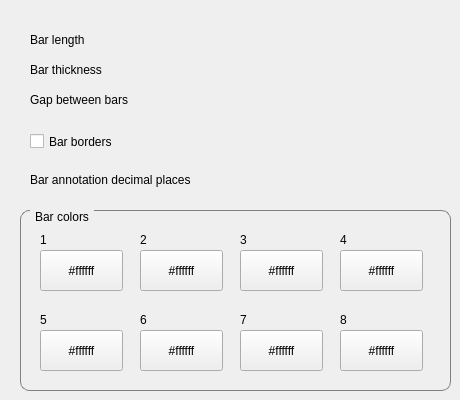
   <widget class="QWidget" name="bar_charts_tab">
    <attribute name="title">
     <string>Bar Charts</string>
    </attribute>
    <widget class="SettingsSlider" name="bar_chart_bar_length_slider" native="true">
     <property name="geometry">
      <rect>
       <x>160</x>
       <y>20</y>
       <width>200</width>
       <height>41</height>
      </rect>
     </property>
    </widget>
    <widget class="QLabel" name="label_37">
     <property name="geometry">
      <rect>
       <x>30</x>
       <y>30</y>
       <width>81</width>
       <height>20</height>
      </rect>
     </property>
     <property name="text">
      <string>Bar length</string>
     </property>
    </widget>
    <widget class="QLabel" name="label_39">
     <property name="geometry">
      <rect>
       <x>30</x>
       <y>60</y>
       <width>101</width>
       <height>20</height>
      </rect>
     </property>
     <property name="text">
      <string>Bar thickness</string>
     </property>
    </widget>
    <widget class="SettingsSlider" name="bar_chart_bar_thickness_slider" native="true">
     <property name="geometry">
      <rect>
       <x>160</x>
       <y>50</y>
       <width>200</width>
       <height>41</height>
      </rect>
     </property>
    </widget>
    <widget class="SettingsSlider" name="bar_chart_bar_gap_slider" native="true">
     <property name="geometry">
      <rect>
       <x>160</x>
       <y>80</y>
       <width>200</width>
       <height>41</height>
      </rect>
     </property>
    </widget>
    <widget class="QLabel" name="label_55">
     <property name="geometry">
      <rect>
       <x>30</x>
       <y>90</y>
       <width>131</width>
       <height>20</height>
      </rect>
     </property>
     <property name="text">
      <string>Gap between bars</string>
     </property>
    </widget>
    <widget class="QCheckBox" name="bar_chart_bar_use_border_cb">
     <property name="geometry">
      <rect>
       <x>30</x>
       <y>130</y>
       <width>111</width>
       <height>23</height>
      </rect>
     </property>
     <property name="text">
      <string>Bar borders</string>
     </property>
    </widget>
    <widget class="QGroupBox" name="groupBox_17">
     <property name="geometry">
      <rect>
       <x>20</x>
       <y>210</y>
       <width>431</width>
       <height>181</height>
      </rect>
     </property>
     <property name="styleSheet">
      <string notr="true">QGroupBox {
    border: 1px solid gray;
    border-radius: 9px;
    margin-top: 0.5em;
}

QGroupBox::title {
    subcontrol-origin: margin;
    left: 10px;
    padding: 0 3px 0 3px;
}</string>
     </property>
     <property name="title">
      <string>Bar colors</string>
     </property>
     <widget class="QPushButton" name="bar_chart_bar_color3_pb">
      <property name="geometry">
       <rect>
        <x>220</x>
        <y>40</y>
        <width>83</width>
        <height>41</height>
       </rect>
      </property>
      <property name="text">
       <string>#ffffff</string>
      </property>
     </widget>
     <widget class="QPushButton" name="bar_chart_bar_color2_pb">
      <property name="geometry">
       <rect>
        <x>120</x>
        <y>40</y>
        <width>83</width>
        <height>41</height>
       </rect>
      </property>
      <property name="text">
       <string>#ffffff</string>
      </property>
     </widget>
     <widget class="QPushButton" name="bar_chart_bar_color1_pb">
      <property name="geometry">
       <rect>
        <x>20</x>
        <y>40</y>
        <width>83</width>
        <height>41</height>
       </rect>
      </property>
      <property name="text">
       <string>#ffffff</string>
      </property>
     </widget>
     <widget class="QLabel" name="label_56">
      <property name="geometry">
       <rect>
        <x>220</x>
        <y>20</y>
        <width>91</width>
        <height>20</height>
       </rect>
      </property>
      <property name="text">
       <string>3</string>
      </property>
     </widget>
     <widget class="QLabel" name="label_58">
      <property name="geometry">
       <rect>
        <x>120</x>
        <y>20</y>
        <width>101</width>
        <height>20</height>
       </rect>
      </property>
      <property name="text">
       <string>2</string>
      </property>
     </widget>
     <widget class="QLabel" name="label_59">
      <property name="geometry">
       <rect>
        <x>20</x>
        <y>20</y>
        <width>91</width>
        <height>20</height>
       </rect>
      </property>
      <property name="text">
       <string>1</string>
      </property>
     </widget>
     <widget class="QLabel" name="label_61">
      <property name="geometry">
       <rect>
        <x>320</x>
        <y>20</y>
        <width>91</width>
        <height>20</height>
       </rect>
      </property>
      <property name="text">
       <string>4</string>
      </property>
     </widget>
     <widget class="QPushButton" name="bar_chart_bar_color4_pb">
      <property name="geometry">
       <rect>
        <x>320</x>
        <y>40</y>
        <width>83</width>
        <height>41</height>
       </rect>
      </property>
      <property name="text">
       <string>#ffffff</string>
      </property>
     </widget>
     <widget class="QLabel" name="label_62">
      <property name="geometry">
       <rect>
        <x>320</x>
        <y>100</y>
        <width>91</width>
        <height>20</height>
       </rect>
      </property>
      <property name="text">
       <string>8</string>
      </property>
     </widget>
     <widget class="QPushButton" name="bar_chart_bar_color7_pb">
      <property name="geometry">
       <rect>
        <x>220</x>
        <y>120</y>
        <width>83</width>
        <height>41</height>
       </rect>
      </property>
      <property name="text">
       <string>#ffffff</string>
      </property>
     </widget>
     <widget class="QLabel" name="label_60">
      <property name="geometry">
       <rect>
        <x>220</x>
        <y>100</y>
        <width>91</width>
        <height>20</height>
       </rect>
      </property>
      <property name="text">
       <string>7</string>
      </property>
     </widget>
     <widget class="QPushButton" name="bar_chart_bar_color8_pb">
      <property name="geometry">
       <rect>
        <x>320</x>
        <y>120</y>
        <width>83</width>
        <height>41</height>
       </rect>
      </property>
      <property name="text">
       <string>#ffffff</string>
      </property>
     </widget>
     <widget class="QLabel" name="label_63">
      <property name="geometry">
       <rect>
        <x>120</x>
        <y>100</y>
        <width>101</width>
        <height>20</height>
       </rect>
      </property>
      <property name="text">
       <string>6</string>
      </property>
     </widget>
     <widget class="QPushButton" name="bar_chart_bar_color5_pb">
      <property name="geometry">
       <rect>
        <x>20</x>
        <y>120</y>
        <width>83</width>
        <height>41</height>
       </rect>
      </property>
      <property name="text">
       <string>#ffffff</string>
      </property>
     </widget>
     <widget class="QLabel" name="label_64">
      <property name="geometry">
       <rect>
        <x>20</x>
        <y>100</y>
        <width>91</width>
        <height>20</height>
       </rect>
      </property>
      <property name="text">
       <string>5</string>
      </property>
     </widget>
     <widget class="QPushButton" name="bar_chart_bar_color6_pb">
      <property name="geometry">
       <rect>
        <x>120</x>
        <y>120</y>
        <width>83</width>
        <height>41</height>
       </rect>
      </property>
      <property name="text">
       <string>#ffffff</string>
      </property>
     </widget>
    </widget>
    <widget class="SettingsSlider" name="bar_chart_bar_annotation_decimal_places_slider" native="true">
     <property name="geometry">
      <rect>
       <x>250</x>
       <y>160</y>
       <width>200</width>
       <height>41</height>
      </rect>
     </property>
    </widget>
    <widget class="QLabel" name="label_69">
     <property name="geometry">
      <rect>
       <x>30</x>
       <y>170</y>
       <width>231</width>
       <height>20</height>
      </rect>
     </property>
     <property name="text">
      <string>Bar annotation decimal places</string>
     </property>
    </widget>
   </widget>
